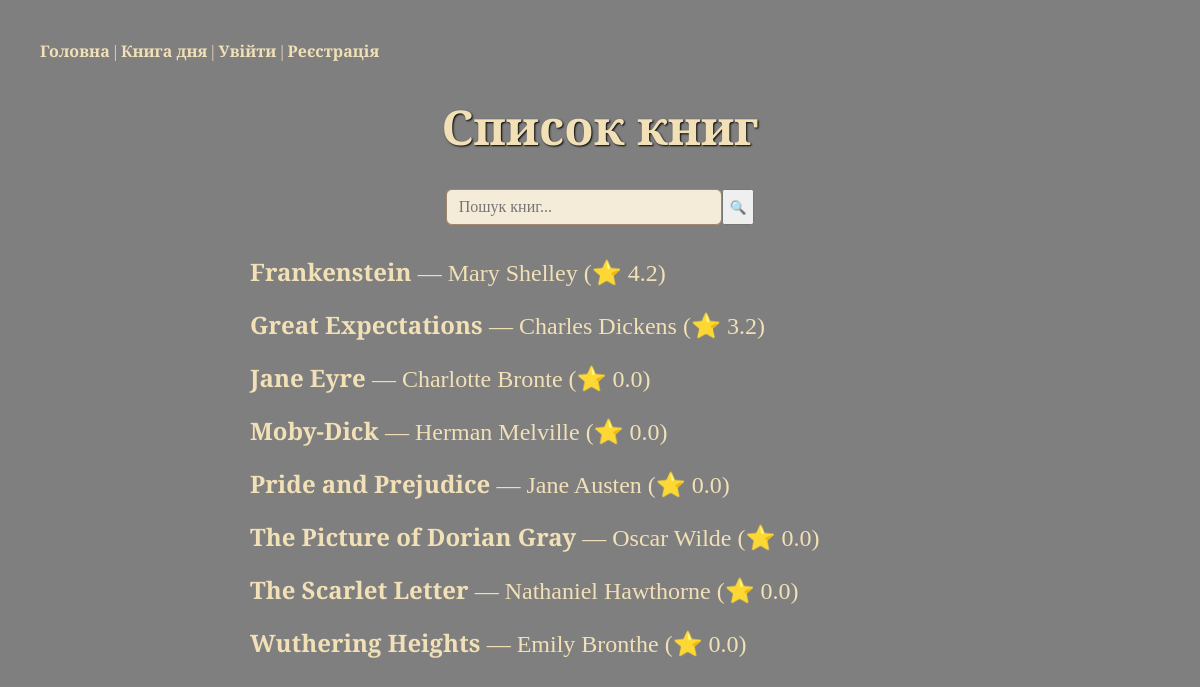
The page / on the database its author committed.
### books/models.py (models this page shows, shortened)
class Book(models.Model):
    title = models.CharField(
        verbose_name="Name",
        max_length=200
    )
    author = models.CharField(
        verbose_name="Author",
        max_length=100
    )
    published_date = models.DateField(
        verbose_name="Date of publication",
        null=True,
        blank=True
    )
    description = models.TextField(
        verbose_name="Опис",
        blank=True
    )
    cover = models.ImageField(
        verbose_name="Picture",
        upload_to="book_covers/",
        null=True,
        blank=True
    )
    quote = models.TextField(
        verbose_name="Quote",
        blank=True
    )
    def average_rating(self) -> float:
        ratings = self.ratings.all()
        if ratings.exists():
            total = sum(r.rating for r in ratings)
            count = ratings.count()
            return round(total / count, 1)
        return 0.0

class Rating(models.Model):
    book = models.ForeignKey(
        Book,
        related_name='ratings',
        on_delete=models.CASCADE
    )
    rating = models.PositiveSmallIntegerField(
        verbose_name="Grade",
        choices=[(i, i) for i in range(1, 6)]
    )
    created_at = models.DateTimeField(
        auto_now_add=True
    )

### books/views.py (the view)
# urls.py: path('',           views.book_list,           name='book_list'),
def book_list(request):
    books = Book.objects.all().order_by('title')
    return render(request, 'books/book_list.html', {'books': books})

### books/templates/books/book_list.html (shortened to what this page needs)
{% load static %}
<!DOCTYPE html>
<html lang="uk">
<head>
    <link rel="stylesheet" href="{% static 'books/style.css' %}">
</head>
<body class="home-page">
    <header>
        <nav>
            <a href="{% url 'book_list' %}">Головна</a> |
            <a href="{% url 'book_of_the_day' %}">Книга дня</a> |
            {% if user.is_authenticated %}
                Привіт, {{ user.username }}!
                <a href="{% url 'logout' %}">Вийти</a>
            {% else %}
                <a href="{% url 'login' %}">Увійти</a> |
                <a href="{% url 'register' %}">Реєстрація</a>
            {% endif %}
        </nav>
    </header>
    <main>
        <h1>Список книг</h1>
        <div class="search-wrapper">
            <input
                type="text"
                id="search-input"
                placeholder="Пошук книг..."
                class="search-input"
            >
            <button type="button" class="search-btn">🔍</button>
        </div>
        <ul id="book-list" class="book-list">
            {% for book in books %}
                <li class="book-item">
                    <a href="{% url 'book_detail' book.pk %}" class="book-title">
                        {{ book.title }}
                    </a>
                    <span class="book-author">— {{ book.author }}</span>
                    <span class="book-rating">(⭐ {{ book.average_rating }})</span>
                </li>
            {% empty %}
                <li class="no-books">Немає доступних книг.</li>
            {% endfor %}
        </ul>
    </main>
</body>
</html>

### books/static/books/style.css (style rules this page uses)
body.home-page { font-family: 'Cormorant Garamond', serif; background: linear-gradient(rgba(0, 0, 0, 0.5), rgba(0, 0, 0, 0.5)), url("/static/books/images/eugenia-pankiv-9mDxdrqxtOE-unsplash.jpg") no-repeat center center fixed; background-size: cover; color: #f2e0b7; padding: 40px; margin: 0; }
h1 { font-size: 48px; text-align: center; text-shadow: 1px 1px 2px #000; margin-bottom: 30px; }
.search-wrapper { display: flex; justify-content: center; margin-bottom: 30px; }
#search-input { width: 250px; padding: 8px 12px; border-radius: 6px; border: 1px solid #a1886d; background-color: #f4ecd8; color: #3e2f1c; font-family: 'Cormorant Garamond', serif; font-size: 16px; }
ul { list-style: none; padding: 0; max-width: 700px; margin: 0 auto; }
li { font-size: 24px; margin: 20px 0; }
a { color: #f2e0b7; font-weight: 700; text-decoration: none; }
.book-author { color: #f2e0b7; font-weight: 400; }

### rows shown on the page
Book: title "Frankenstein", author "Mary Shelley", average_rating "4.2"
Book: title "Great Expectations", author "Charles Dickens", average_rating "3.2"
Book: title "Jane Eyre", author "Charlotte Bronte", average_rating "0.0"
Book: title "Moby-Dick", author "Herman Melville", average_rating "0.0"
Book: title "Pride and Prejudice", author "Jane Austen", average_rating "0.0"
Book: title "The Picture of Dorian Gray", author "Oscar Wilde", average_rating "0.0"
Book: title "The Scarlet Letter", author "Nathaniel Hawthorne", average_rating "0.0"
Book: title "Wuthering Heights", author "Emily Bronthe", average_rating "0.0"
